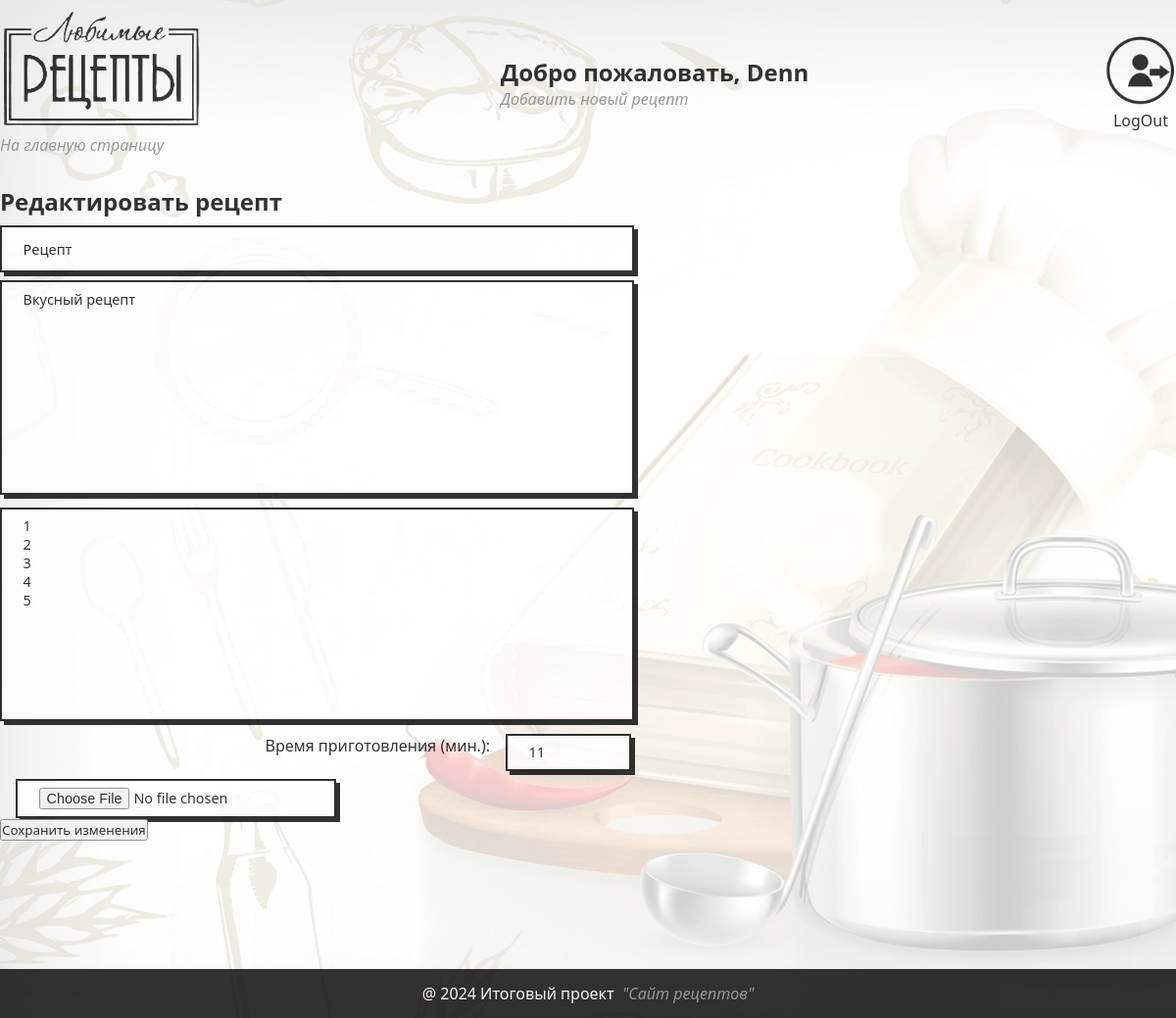
/recipe/4/edit/ (signed in), run on the app's committed database.
### recipesapp/models.py (models this page shows, shortened)
class Recipe(models.Model):
    name = models.CharField(max_length=100, blank=False)
    description = models.TextField(blank=False)
    steps = models.TextField(blank=False)
    cooking_time = models.IntegerField(blank=False)
    image = models.ImageField(upload_to='recipes_photo/', blank=True)
    author = models.CharField(max_length=50)

### recipesapp/views.py (the view)
# urls.py: path('recipe/<int:pk>/edit/', edit_recipe, name='edit_recipe'),
@login_required(login_url='/login/')
def edit_recipe(request, pk):
    recipe = get_object_or_404(Recipe, pk=pk)
    if request.method == 'POST':
        form = RecipeForm(request.POST, request.FILES, instance=recipe)
        if form.is_valid():
            recipe = form.save(commit=False)
            if not form.cleaned_data['image']:
                recipe.image = 'recipes_photo/default.png'
            recipe.save()
            return redirect('recipesapp:detail_recipe', pk=recipe.pk)
    else:
        form = RecipeForm(instance=recipe)
    return render(request, 'recipesapp/edit_recipe.html', {'form': form, 'recipe': recipe})

### recipesapp/templates/recipesapp/edit_recipe.html (shortened to what this page needs)
{% extends 'recipesapp/base.html' %}
{% load static %}
{% block main %}
    <section class="main_block">
        <div class="fixed-container">
            <h1>Редактировать рецепт</h1>
            <form method="post" enctype="multipart/form-data">
                {{ form.as_p }}
                <button type="submit">Сохранить изменения</button>
            </form>
           </div>
    </section>
{% endblock %}

### recipesapp/templates/recipesapp/base.html (shortened to what this page needs)
{% load static %}
<!DOCTYPE html>
<html lang="en">
<head>
    <link href="{% static 'css/stylesheet.css' %}" rel="stylesheet">
</head>
<body>
<header>
    <div class="fixed-container">
        <div class="main-image">
            <a title="На главную страницу" href="{% url 'recipesapp:index' %}">
                <img src="{% static 'img/main1.png' %}" alt="main-image" >
            </a>
            {%  if request.path != "/"%}
            <div class="main-image">
            <a title="На главную страницу" href="{% url 'recipesapp:index' %}">
                На главную страницу
            </a>
            </div>
        {% endif %}
        </div>
        {% if user.is_authenticated %}
            <div>
                <h2>Добро пожаловать, {{ user.username }}</h2>
                <p><a href="{% url 'recipesapp:add_recipe' %}">Добавить новый рецепт</a></p>
            </div>
            <div>
                <a href="{% url 'recipesapp:user_logout' %}" title="Выйти из профиля">
                    <img src="{% static 'img/logOut1.png' %}" alt="log-out" width="72px">
                </a>
            <p class="center">LogOut</p>
            </div>
        {% endif %}
    </div>
</header>
{% block main %}{% endblock %}
<footer>
    <div class="fixed-container">
        &#64 2024 Итоговый проект &nbsp; <a href="#" class= 'a-foot' title="О сайте"> "Сайт рецептов"</a>
    </div>
</footer>
</body>
</html>

### static/css/stylesheet.css (style rules this page uses)
* { font-family: "Segoe UI", system-ui, sans-serif; margin: 0; padding: 0; }
a { text-decoration: none; color: gray; font-style: italic; }
body { background-color: white; opacity: 0.8; }
header { max-width: 1200px; margin: auto; padding: 10px 0 30px 0; }
header > div { display: flex; justify-content: space-between; align-items: center; }
.fixed-container { max-width: 1200px; height: 100%; margin-left: auto; margin-right: auto; }
.main_block { height: 800px; max-width: 1200px; margin: auto; }
.recipe-name { width: 600px; height: 30px; padding: 0.5em 1.5em; font-size: 0.9em; background-color: #fff; border: 2px solid #000; box-shadow: 4px 4px 0 #000; margin-right: 1rem; margin-top: 0.5rem; }
.no-resize { resize: none; width: 600px; height: 200px; padding: 0.5em 1.5em; font-size: 0.9em; background-color: #fff; border: 2px solid #000; box-shadow: 4px 4px 0 #000; margin-right: 1rem; margin-top: 0.5rem; }
footer { background-color: black; color: #fff0f5; height: 50px; }
footer > div { display: flex; justify-content: center; align-items: center; }
.field-forms { padding: 0.5em 1.5em; font-size: 0.9em; background-color: #fff; border: 2px solid #000; box-shadow: 4px 4px 0 #000; margin-right: 1rem; margin-top: 0.5rem; margin-left: 1rem; }
label { width: 500px; text-align: right; float: left; line-height: 40px; }
.center { display: flex; justify-content: center; align-items: center; }

### data on the page
Recipe: name "Рецепт", description "Вкусный рецепт", steps "1 2 3 4 5", cooking_time "11"

### other printed values
{{ user.username }} "Denn"
